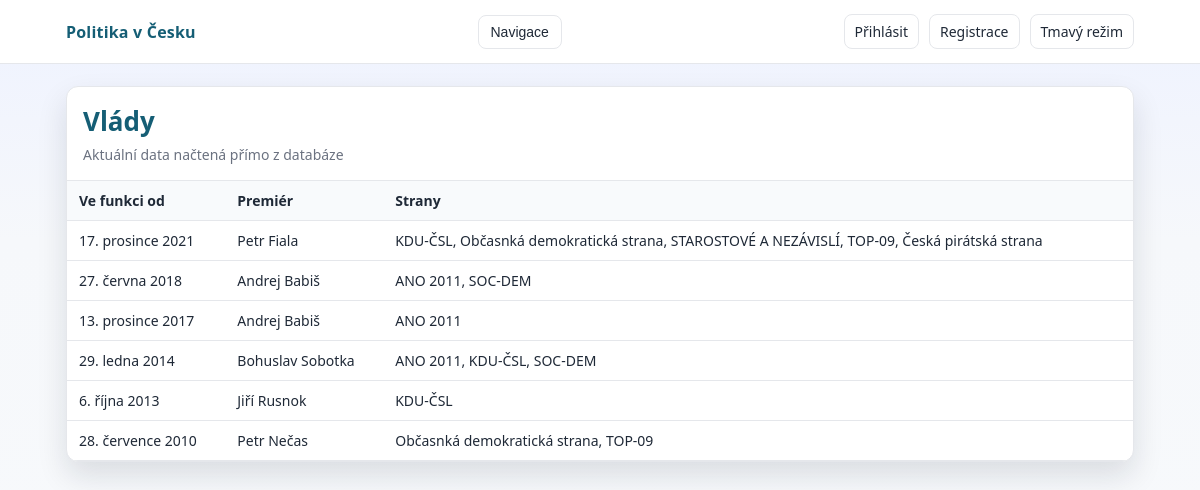
Before: /governments/ with the older database file.
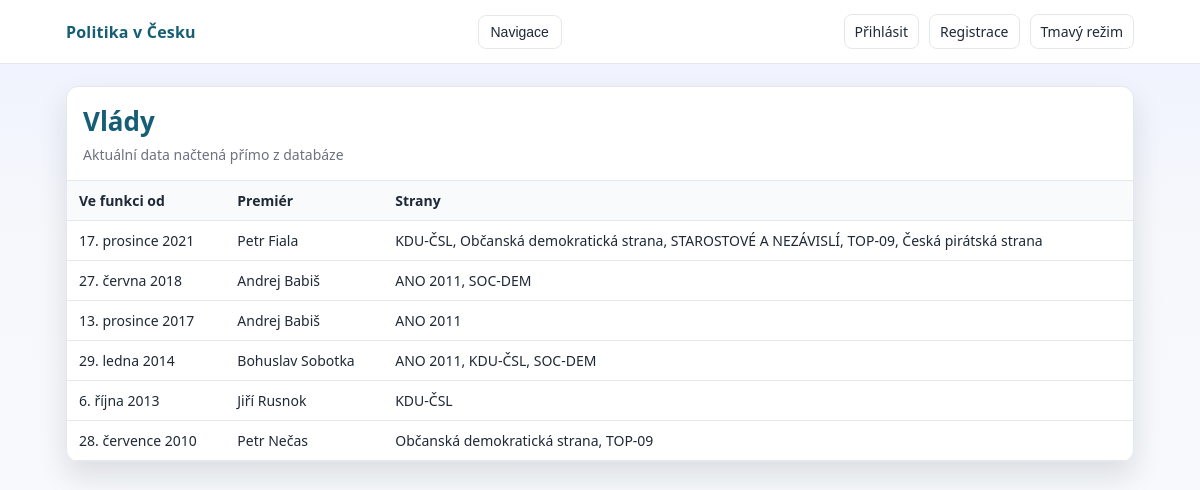
After: the same page with the newer database file.
### politicians/models.py (models this page shows)
class GovernmentParty(models.Model):
    party = models.ForeignKey(Party, on_delete=models.CASCADE, db_column='id_party')
    government = models.ForeignKey(Government, on_delete=models.CASCADE, db_column='id_government')
    class Meta:
        db_table = 'government_party'
        verbose_name = "vládnoucí strana"
        verbose_name_plural = "vládnoucí strany"
        unique_together = (('party', 'government'),)

class Party(models.Model):
    name = models.CharField(max_length=50)
    founding = models.IntegerField(validators=[validate_founding_year])
    leader = models.CharField(max_length=75)
    photo = models.BinaryField(blank=True, null=True)
    photo_file = models.ImageField(upload_to='photos/parties/', blank=True, null=True)
    class Meta:
        db_table = 'party'
        verbose_name = 'strana'
        verbose_name_plural = 'strany'
    def __str__(self):
        return self.name

### politicians/views.py (the view)
# urls.py: path('governments/', views.governments_page, name='governments'),
def governments_page(request):
    governments = (
        Government.objects.prefetch_related(
            Prefetch(
                'governmentparty_set',
                queryset=GovernmentParty.objects.select_related('party').order_by('party__name'),
            )
        )
        .all()
        .order_by('-in_function')
    )
    context = {
        'page_title': 'Vlády',
        'governments': governments,
    }
    return render(request, 'politicians/governments.html', context)

### politicians/templates/politicians/governments.html (shortened to what this page needs)
{% extends 'politicians/base.html' %}
{% block content %}
<div class="table-wrap">
    <table>
        <thead>
            <tr>
                <th>Ve funkci od</th>
                <th>Premiér</th>
                <th>Strany</th>
            </tr>
        </thead>
        <tbody>
            {% for government in governments %}
            <tr>
                <td>{{ government.in_function }}</td>
                <td>{{ government.prime_minister }}</td>
                <td>
                    {% for government_party in government.governmentparty_set.all %}
                        {{ government_party.party }}{% if not forloop.last %}, {% endif %}
                    {% empty %}
                        Bez stran
                    {% endfor %}
                </td>
            </tr>
            {% empty %}
            <tr>
                <td colspan="{% if perms.politicians.change_government %}4{% else %}3{% endif %}" class="empty">Žádné vlády nebyly nalezeny.</td>
            </tr>
            {% endfor %}
        </tbody>
    </table>
</div>
{% endblock %}

Changed rows visible on the page:
changed through a linked row, GovernmentParty (number 2 of 14 on the later page): party "Občasnká demokratická strana" → "Občanská demokratická strana"
changed through a linked row, GovernmentParty (number 13 of 14 on the later page): party "Občasnká demokratická strana" → "Občanská demokratická strana"
